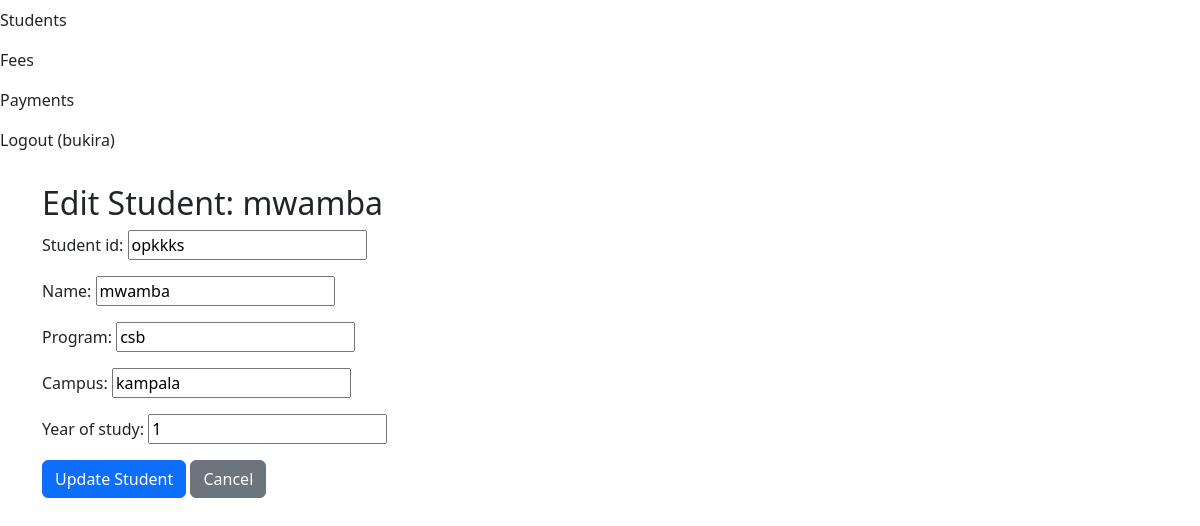
Page /students/opkkks/edit/ (signed in) on the committed database.
### management/models.py (models this page shows, shortened)
class Student(models.Model):
    student_id = models.CharField(max_length=10, unique=True, primary_key=True)  # e.g., S001
    name = models.CharField(max_length=100)
    program = models.CharField(max_length=100)
    campus = models.CharField(max_length=50)
    year_of_study = models.PositiveIntegerField(validators=[MinValueValidator(1)])

### management/views.py (the view)
# urls.py: path('students/<str:student_id>/edit/', views.StudentUpdateView.as_view(), name='student_edit'),
class StudentUpdateView(LoginRequiredMixin, UpdateView):
    model = Student
    form_class = StudentForm
    template_name = 'management/student_edit.html'
    pk_url_kwarg = 'student_id'  # Use 'student_id' in URL instead of default 'pk'
    success_url = reverse_lazy('student_list')

### management/forms.py
class StudentForm(forms.ModelForm):
    class Meta:
        model = Student
        fields = ['student_id', 'name', 'program', 'campus', 'year_of_study']
        widgets = {
            'student_id': forms.TextInput(attrs={'placeholder': 'e.g., S001'}),
            'year_of_study': forms.NumberInput(attrs={'min': 1}),
        }

### templates/management/student_edit.html (shortened to what this page needs)
{% extends 'base.html' %}
{% block content %}
<h2>Edit Student: {{ object.name }}</h2>
<form method="post">
    {{ form.as_p }}
    <button type="submit" class="btn btn-primary">Update Student</button>
    <a href="{% url 'student_list' %}" class="btn btn-secondary">Cancel</a>
</form>
{% endblock %}

### templates/base.html (shortened to what this page needs)
<!DOCTYPE html>
<html lang="en">
<head>
    <link href="https://cdn.jsdelivr.net/npm/bootstrap@5.3.0/dist/css/bootstrap.min.css" rel="stylesheet">
</head>
<body>
    <div class="navbar-nav ms-auto">
        {% if user.is_authenticated %}
        <a class="nav-link" href="{% url 'student_list' %}">Students</a>
        <a class="nav-link" href="{% url 'fee_structure_list' %}">Fees</a>
        <a class="nav-link" href="{% url 'payment_record' %}">Payments</a>
        <a class="nav-link" href="{% url 'logout' %}">Logout ({{ user.username }})</a> {% else %}
        <a class="nav-link" href="{% url 'login' %}">Login</a> {% endif %}
    </div>
    <div class="container mt-4">
        {% block content %}{% endblock %}
    </div>
</body>
</html>

### rows in the picture
Student: name "mwamba", student_id "opkkks", program "csb", campus "kampala", year_of_study "1"

### other values in the picture
{{ user.username }} "bukira"
